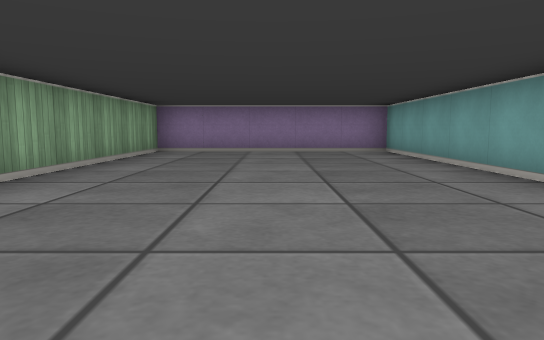
[1] (above)

17 first-person views from a walk through a cub3D maze. The camera is about half as high as the walls, tilts 6° down and sees 70° across. The floor is counted in squares. Each view is taken from the middle of a square. On the plan, view 1 faces up. The plan holds only what a view shows up to about 9 squares ahead; the rest is blank.

[2]
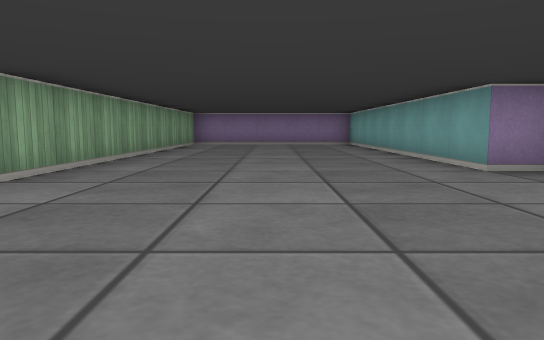

[3]
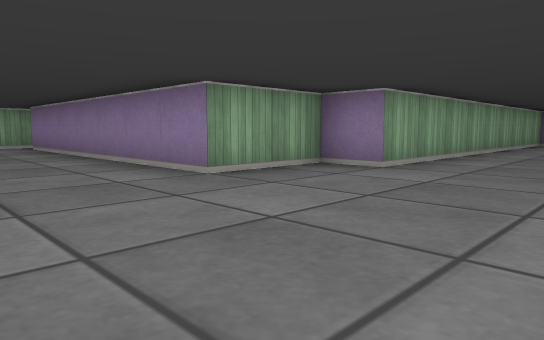

[4]
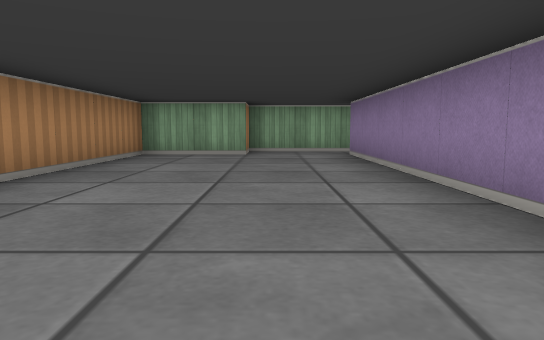

[5]
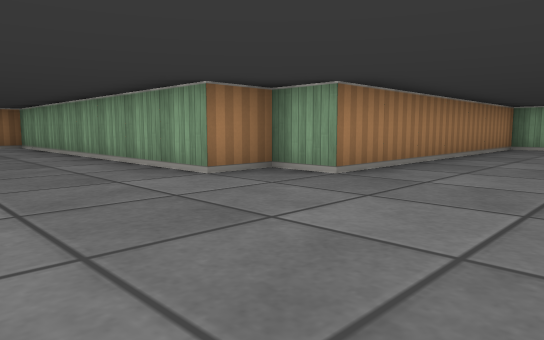

[6]
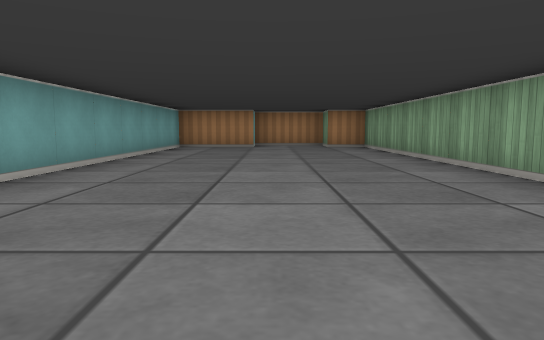

[7]
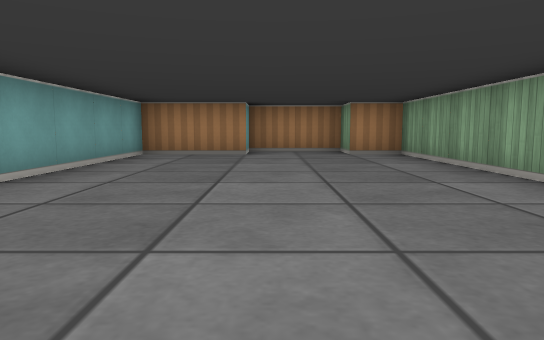

[8]
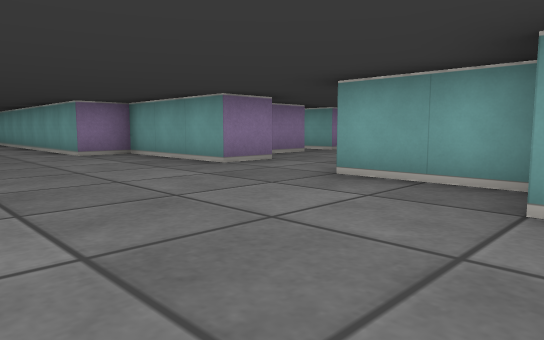

[9]
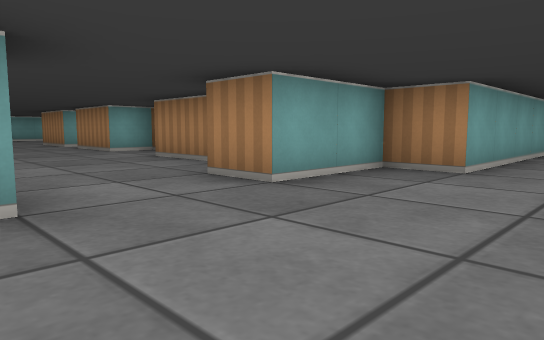

[10]
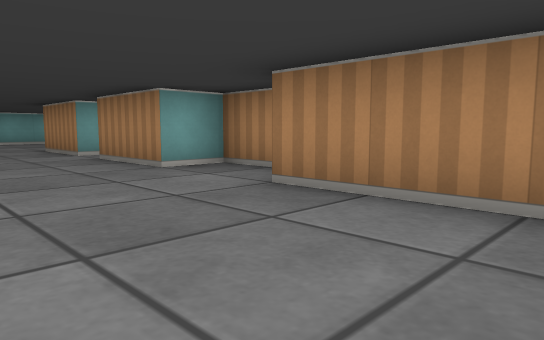

[11]
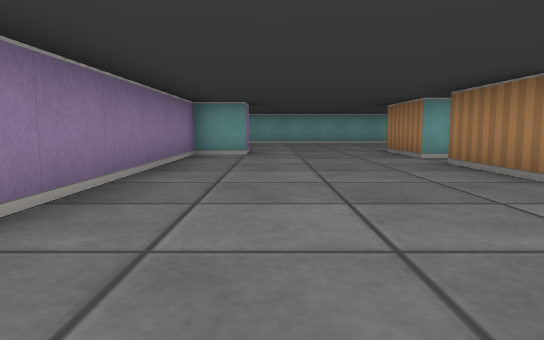

[12]
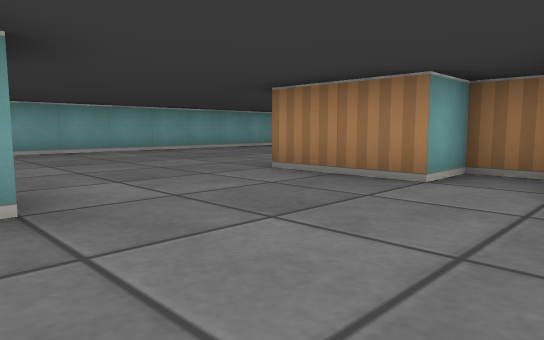

[13]
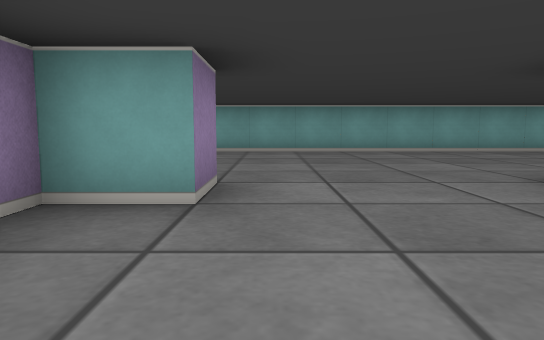

[14]
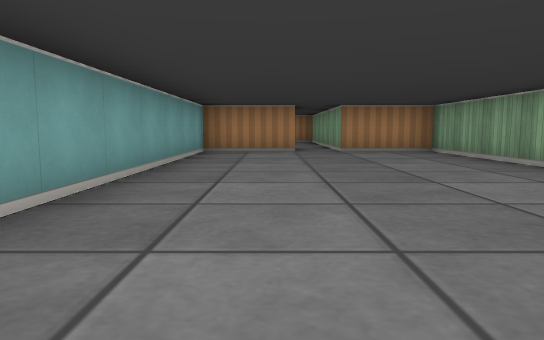

[15]
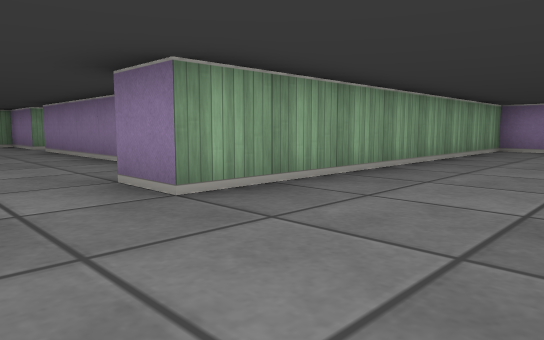

[16]
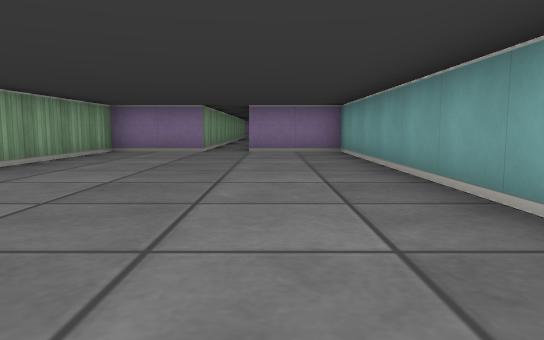

[17]
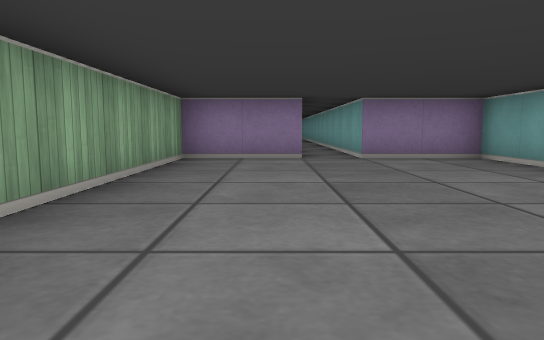

### Floor plan
Points are (right, up) in squares from view 1. A wall is a line through its corners. A room is listed if a view was taken in it or the views show most of it. See-through windows are left out.
Room 1 (views 1, 2, 3, 4, 5, 6, 7, 8, 9)
walls: (3.5, -2.5) (3.5, 0.5) (2.5, 0.5) (2.5, 8.5) (-2.5, 8.5) (-2.5, -0.5) (-3.5, -0.5) (-3.5, -2.5) (-10.5, -2.5); (-11.5, -2.2) (-11.5, -4.5) (-10.5, -4.5) (-10.5, -6.5) (-3.5, -6.5) (-3.5, -7.5) (-2.5, -7.5) (-2.5, -15.5) (-1.5, -15.5) (-1.5, -16.5) (0.5, -16.5) (0.5, -15.5) (2.5, -15.5) (2.5, -6.5) (3.5, -6.5) (3.5, -4.5)
ways out: opening at (4, -3.5) to room 2; opening at (-11, -3)
Room 2 (views 10, 11, 12, 13, 14, 15, 16, 17)
walls: (11.8, -6.5) (12.5, -6.5) (12.5, -5.5) (14.5, -5.5); (14.5, -8.9) (14.5, -12.5) (16.5, -12.5) (16.5, -13.1); (8.5, -6.5) (9.5, -6.5) (9.5, -5.5) (11.5, -5.5); (6.5, -1.5) (5.5, -1.5); (5.4, -5.5) (7.5, -5.5); (17.5, -12.5) (19.5, -12.5) (19.5, 5.5) (17.5, 5.5); (4.5, -2.5) (3.5, -2.5); (16.5, 5.5) (14.5, 5.5) (14.5, -2.5) (13.5, -2.5) (13.5, -1.5) (7.5, -1.5); (3.5, -4.5) (4.5, -4.5)
ways out: opening at (4, -3.5) to room 1; opening at (7, -2); opening at (17, 5)

Where each view was taken, in squares from view 1:
view 1: 0 up, 0 right, facing up
view 2: 4 down, 0 right, facing up
view 3: 5 down, 0 right, facing up-left
view 4: 4 down, 3 left, facing left
view 5: 4 down, 0 right, facing down-left
view 6: 5 down, 0 right, facing down
view 7: 8 down, 0 right, facing down
view 8: 7 down, 0 right, facing up-right
view 9: 2 down, 1 right, facing down-right
view 10: 3 down, 5 right, facing down-right
view 11: 3 down, 6 right, facing right
view 12: 2 down, 11 right, facing down-right
view 13: 3 down, 11 right, facing right
view 14: 4 down, 18 right, facing down
view 15: 4 down, 17 right, facing up-left
view 16: 3 down, 18 right, facing up
view 17: 1 down, 16 right, facing up
